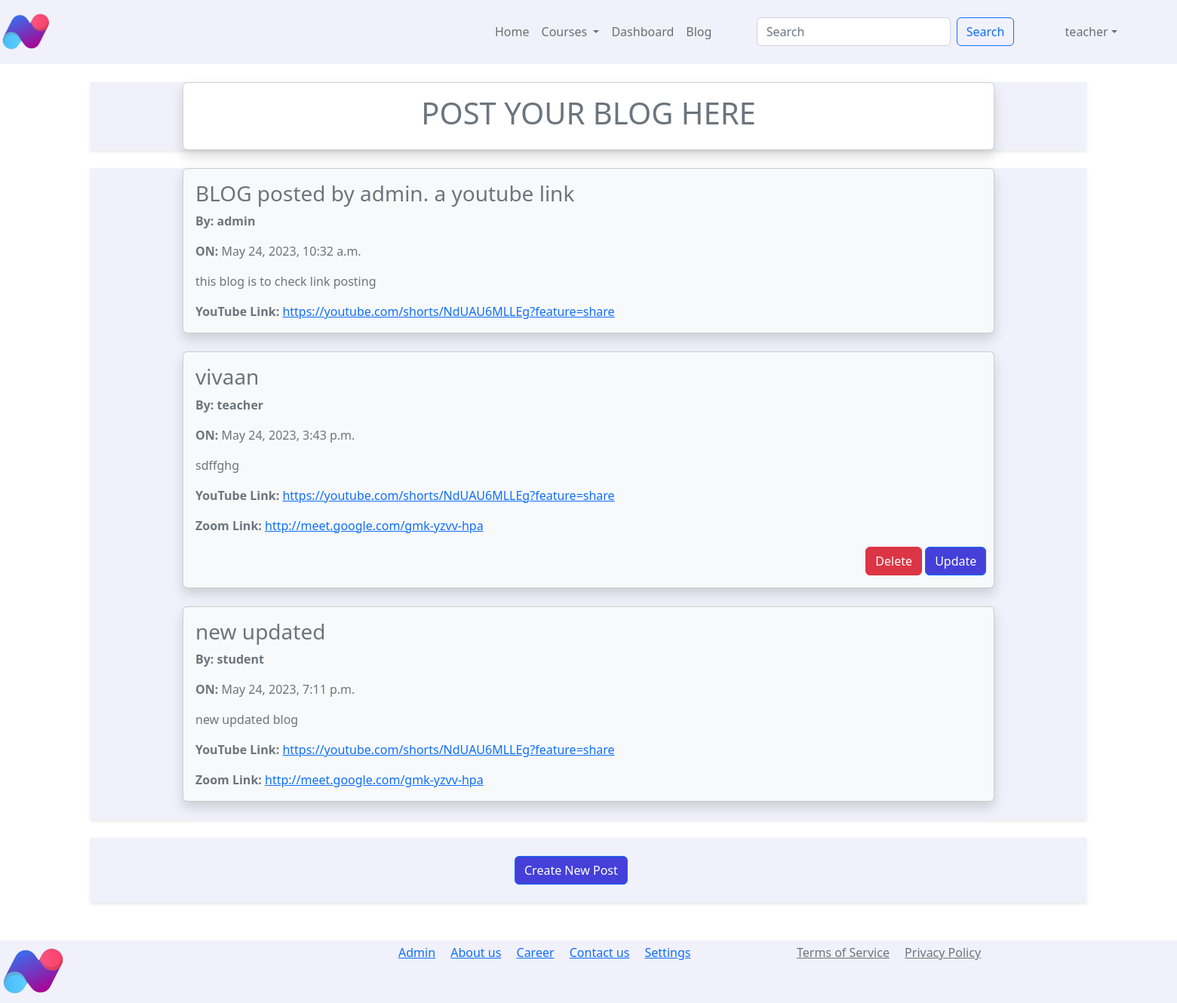
Screenshot of /blog/ (signed in) with the database file from the repository.
### app/models.py (models this page shows, shortened)
class Post(models.Model):
    title = models.CharField(max_length=200)
    content = models.TextField()
    date_posted = models.DateTimeField(default=timezone.now)
    author = models.ForeignKey(User, on_delete=models.CASCADE)
    youtube_link = models.URLField(blank=True)
    zoom_link = models.URLField(blank=True)

### app/views.py (the view)
# urls.py: path("blog/", views.blog, name="blog"),
@login_required
def blog(request):
    posts = Post.objects.all()
    return render(request, 'app/blog.html',{'posts': posts})

### app/templates/app/blog.html (shortened to what this page needs)
{% extends 'app/base.html' %}
{% load static %}
{% block main-content %}
<div class="container my-4" style="background-color: #F1F1FB; box-shadow: 0px 2px 4px rgba(0, 0, 0, 0.1);">
  <div class="row">
    <div class="offset-1 col-10">
      <div class="card text-muted rounded shadow">
        <div class="card-body text-center">
          <h1 class="card-title text-muted">POST YOUR BLOG HERE</h1>
        </div>
      </div>
    </div>
  </div>
</div>
<div class="container my-4" style="background-color: #F1F1FB; box-shadow: 0px 2px 4px rgba(0, 0, 0, 0.1);">
  <div class="row">
    {% for post in posts %}
      <div class="offset-1 col-10">
        <div class="card bg-light rounded shadow mb-4" style="background-color: #F1F1FB;">
          <div class="card-body">
            <h3 class="card-title text-muted">{{ post.title }}</h3>
            <p class="card-text text-muted"><b>By: {{ post.author }}</b></p>
            <p class="card-text text-muted"><b>ON: </b>{{ post.date_posted }}</p>
            <p class="card-text text-muted">{{ post.content }}</p>
            {% if post.youtube_link %}
              <p class="card-text text-muted"><b>YouTube Link: </b><a href="{{ post.youtube_link }}">{{ post.youtube_link }}</a></p>
            {% endif %}
            {% if post.zoom_link %}
              <p class="card-text text-muted"><b>Zoom Link: </b><a href="{{ post.zoom_link }}">{{ post.zoom_link }}</a></p>
            {% endif %}
           {% if request.user.is_authenticated and request.user == post.author %}
  <div class="row">
    <div class="offset-10 col-10">
      <form class="d-inline-block" method="POST" action="{% url 'delete_post' post.pk %}">
        <button type="submit" class="btn btn-danger">Delete</button>
      </form>
      <form class="d-inline-block" method="POST" action="{% url 'update_post' post.pk %}">
        <button type="submit" class="btn btn-primary" style="background-color: #4540D9;">Update</button>
      </form>
    </div>
  </div>
{% endif %}
          </div>
        </div>
      </div>
    {% endfor %}
  </div>
</div>
<div class="container py-4" style="background-color: #F1F1FB; box-shadow: 0px 2px 4px rgba(0, 0, 0, 0.1);">
  {% if request.user.is_authenticated %}
    <div class="row">
      <div class="offset-5 col-12">
        <a href="{% url 'post_new' %}" class="btn btn-primary" style="background-color: #4540D9;">Create New Post</a>
      </div>
    </div>
  {% endif %}
</div>
{% endblock main-content %}

### app/templates/app/base.html (shortened to what this page needs)
<!DOCTYPE html>
{% load static %}
<html lang="en">
<head>
    <link href="https://cdn.jsdelivr.net/npm/bootstrap@5.2.3/dist/css/bootstrap.min.css" rel="stylesheet"
>
    <link rel="stylesheet" href="{% static 'app/css/owl.carousel.min.css'%}"/>
    <link rel="stylesheet" href="{% static 'app/css/all.min.css'%}"/>
    <link rel="stylesheet" href="{% static 'app/css/style.css'%}"/>
</head>
<body>
<nav class="navbar navbar-expand-lg" style="background-color: #F1F1FB;" >
     <a class="navbar-brand" href="#">
            <img src="{% static 'app/images/lg.png' %}" alt="INKRONIX E-LEARNING logo" style="max-width: 70px; margin-right: 550px; "  />
        </a>
  <div class="container-fluid">
    <div class="collapse navbar-collapse" id="navbarSupportedContent">
      <ul class="navbar-nav me-auto mb-2 mb-lg-0">
          <li class="nav-item">
          <a class="nav-link" href="/">Home</a>
        </li>
        <li class="nav-item dropdown">
          <a class="nav-link dropdown-toggle" href="#" role="button" data-bs-toggle="dropdown" aria-expanded="false">
            Courses
          </a>
        </li>
 {% if request.user.is_authenticated %}
          <li class="nav-item">
         <a class="nav-link" href="{% url 'my_view' %}">Dashboard</a>
        </li>
          <li class="nav-item">
          <a class="nav-link" href="{% url 'blog' %}">Blog</a>
        </li>
      </ul>
{% endif %}
     <form class="d-flex" role="search" style="margin-right: auto;">
        <input class="form-control me-2" type="search" placeholder="Search" aria-label="Search">
        <button class="btn btn-outline-primary" type="submit">Search</button>
      </form>
 {% if request.user.is_authenticated %}
      <ul class="navbar-nav me-auto mb-2 mb-lg-0">
          <li class="nav-item dropdown mx-2">
              <a class="nav-link dropdown-toggle" href="#"
                 id="profileDropdown" role="button" data-bs-toggle="dropdown" aria-expanded="false">{{request.user}}</a>
          </li>
          {% endif %}
      </ul>
          </div>
  </div>
</nav>
 {% block main-content %}{% endblock main-content %}
<footer style="background-color: #F1F1FB;" class="py-1">
    <div class="row">
        <div class="col">
      <div>
           <img src="{% static 'app/images/lg.png' %}" alt="INKRONIX E-LEARNING logo" style="max-width: 90px;"  />
      </div>
    </div>
<div class="col">
        <a href="{% url 'admin:index' %}" class="link-primary">Admin</a>
        <a href="{% url 'about' %}" class="link-primary">About us</a>
        <a href="#" class="link-primary">Career</a>
        <a href="{% url 'contact' %}" class="link-primary">Contact us</a>
        <a href="#" class="link-primary">Settings</a>
</div>
        <div class="col">
        <a href="#" class="text-muted me-3">Terms of Service</a>
        <a href="#" class="text-muted">Privacy Policy</a>
</div>
    </div>
</footer>
</body>
</html>

### rows the page displays
Post: title "BLOG posted by admin. a youtube link", author "admin", date_posted "May 24, 2023, 10:32 a.m.", content "this blog is to check link posting", youtube_link "https://youtube.com/shorts/NdUAU6MLLEg?feature=share"
Post: title "vivaan", author "teacher", date_posted "May 24, 2023, 3:43 p.m.", content "sdffghg", youtube_link "https://youtube.com/shorts/NdUAU6MLLEg?feature=share", zoom_link "http://meet.google.com/gmk-yzvv-hpa", shows "Delete"
Post: title "new updated", author "student", date_posted "May 24, 2023, 7:11 p.m.", content "new updated blog", youtube_link "https://youtube.com/shorts/NdUAU6MLLEg?feature=share", zoom_link "http://meet.google.com/gmk-yzvv-hpa"

### other values shown
{{ request.user }} "teacher"
